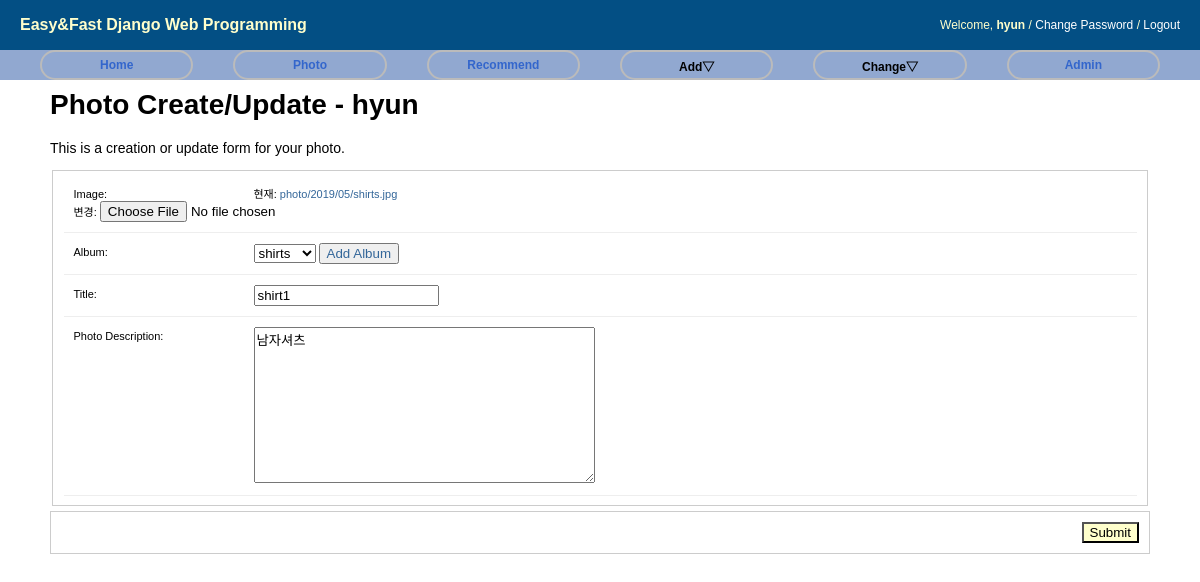
/photo/photo/2/update/ (signed in), run on the app's committed database.
### photo/models.py (models this page shows, shortened)
class Photo(models.Model):
    album = models.ForeignKey('Album', on_delete=models.CASCADE)
    title = models.CharField(max_length=50)
    image = ThumbnailImageField(upload_to='photo/%Y/%m')
    description = models.TextField('Photo Description', blank=True)
    upload_date = models.DateTimeField('Upload Date', auto_now_add=True)
    owner = models.ForeignKey(User, on_delete=models.CASCADE, null=True)
    class Meta:
        ordering = ['title']

### photo/views.py (the view)
class PhotoUpdateView(LoginRequiredMixin, UpdateView) :
    model = Photo
    fields = ['album', 'title', 'image', 'description']
    success_url = reverse_lazy('photo:index')

### photo/models.py (called while the page is built)
    def __str__(self):
        return self.name

### photo/templates/photo/photo_form.html (shortened to what this page needs)
{% extends "base.html" %}
{% load staticfiles %}
{% block extrastyle %}{% static "css/forms.css" %}{% endblock %}
{% block content %}
<div id="content">
    <h1>Photo Create/Update - {{user}}</h1>
    {% if form.is_multipart %}
    <form enctype="multipart/form-data" method="post" action=".">
    {% else %}
    <form method="post" action=".">
    {% endif %}
    <p>This is a creation or update form for your photo.</p>
    <fieldset class="aligned">
        <div class="form-row">
            {{ form.image.label_tag }} {{ form.image }}
        </div>
        <div class="form-row">
            {{ form.album.label_tag }} {{ form.album }}
            <button type="button"><a href="{% url 'photo:album_add' %}">Add Album</a></button>
        </div>
        <div class="form-row">
            {{ form.title.label_tag }} {{ form.title }}
        </div>
        <div class="form-row">
            {{ form.description.label_tag }} {{ form.description }}
        </div>
    </fieldset>
    <div class="submit-row">
        <input type="submit" value="Submit"/>
    </div>
    </form>
</div>
{% endblock %}

### templates/base.html (shortened to what this page needs)
<!DOCTYPE html>
<html lang="ko">
<head>
{% load staticfiles %}
<link rel="stylesheet" type="text/css" href="{% block stylesheet %}{% static "css/base.css" %}{% endblock %}?ver=1" />
<link rel="stylesheet" type="text/css" href="{% block extrastyle %}{% endblock %}" />
</head>
<body>
<div id="header">
    <h2 class="maintitle">Easy&amp;Fast Django Web Programming</h2>
    {% if user.is_active %}
    <h4 class="welcome">Welcome,
                <strong>{% firstof user.get_short_name user.get_username %}</strong> /
                <a href="{% url 'password_change' %}">Change Password</a> /
                <a href="{% url 'logout' %}">Logout</a>
    </h4>
    {% else %}
    <h4 class="welcome">Welcome, Anonymous /
                <a href="{% url 'login' %}">Login</a> /
                <a href="{% url 'register' %}">Register</a>
    </h4>
    {% endif %}
</div>
<div id="menu">
    <li><a href="{% url 'home' %}">Home</a></li>
    <li><a href="{% url 'photo:index' %}">Photo</a></li>
    <li><a href="{% url 'recommend:index' %}">Recommend</a> </li>
    <li>Add&bigtriangledown;</a>
    </li>
    <li>Change&bigtriangledown;</a>
    </li>
    <li><a href="#">Admin</a></li>
</div>
<pre>
</pre>
{% block content %}{% endblock %}
</body>
</html>

### static/css/base.css (style rules this page uses)
body { font-family: "Lucida Grande", Verdana, Arial, sans-serif; font-size: 14px; }
div#header { position: absolute; top: 0px; left: 0px; height: 50px; width: 100%; display: table; background-color: #034f84; }
div#menu { position: absolute; top: 50px; left: 0px; height: 30px; width: 100%; display: table; table-layout: fixed; border-spacing: 40px 0px; background: #91A8d0; font-size: 12px; }
div#content { position: absolute; top: 70px; left: 50px; right: 50px; }
.maintitle { display: table-cell; vertical-align: middle; padding-left: 20px; color: #ffc; font-weight: bold; font-size: 16px; }
.welcome { display: table-cell; vertical-align: middle; text-align: right; padding-right: 20px; color: #ffc; font-weight: normal; font-size: 12px; }
.welcome a:link, .welcome a:visited { color: white; }
div#menu a:link, div#menu a:visited { color: #36c; }
div#menu > li { display: table-cell; vertical-align: middle; border: 2px solid #bbb; border-radius: 25px; text-align: center; font-weight: bold; }
a:link, a:visited { color: #369; text-decoration: none; }

### static/css/forms.css (style rules this page uses)
fieldset { border: 1px solid #ccc; }
.aligned label { float: left; width: 170px; padding: 3px 10px 0 0; }
.form-row { padding: 10px; font-size: 11px; border-bottom: 1px solid #eee; }
.submit-row { margin: 5px 0; border: 1px solid #ccc; text-align: right; }
.submit-row input { margin: 10px; background: #ffc; }

### data on the page
Photo: album "shirts", title "shirt1", description "남자셔츠"

### other printed values
{{ user }} "hyun"
